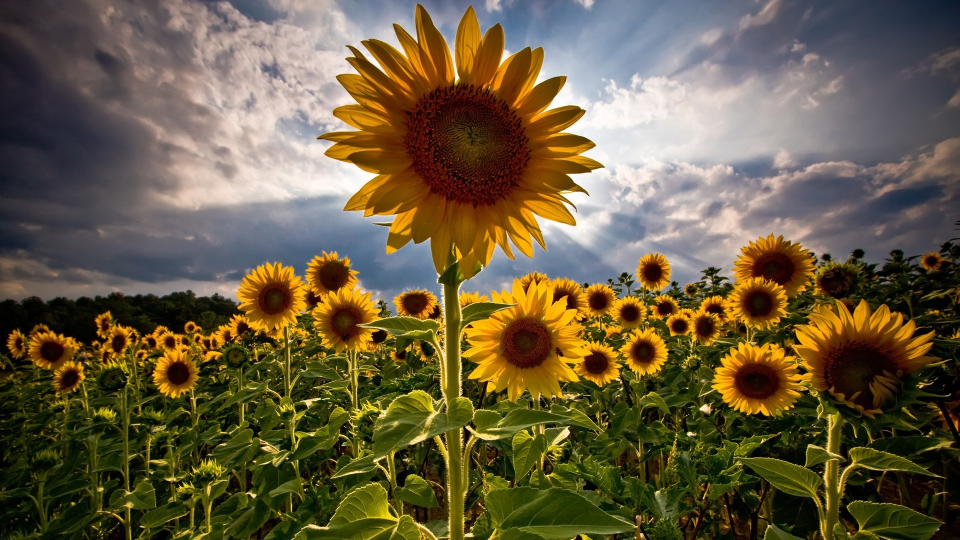
#> input picture Pics/flower2.jpg, 1920 x 1080 px (shown at 1/2 size)
$ python functions.py
#> lines starting #> are read from the running program, lines starting #| are printed output that depends on the picture; after the words box and inside, x2 and y2 are one past the last pixel; in counts of white or black regions, pixels touching at a corner belong together
import cv2 as cv
import numpy as np

img=cv.imread("Pics/flower2.jpg")
#> img is the input picture: shape (1080, 1920, 3); mean B, G, R 63.4, 92.1, 104.7

# Grayscale
# Blur
# edge cascade
#crop
# dilated
# erorded


# Grayscale
def resizeimg(img):
    width=int(img.shape[1]/5)
#> width = 384
    height=int(img.shape[1]/5)
#> height = 384
    dimensions=(width,height)
#> dimensions = (384, 384)

    return cv.resize(img,dimensions)
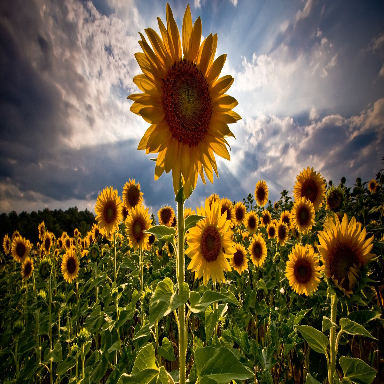
#> returned value: shape (384, 384, 3); mean of channels 0, 1, 2 63.3, 92, 104.6; drawn as B, G, R


reimg=resizeimg(img)
cv.imshow("Smaller image",reimg)


# Converting image to greyscale
bimg=cv.cvtColor(reimg,cv.COLOR_BGR2GRAY)
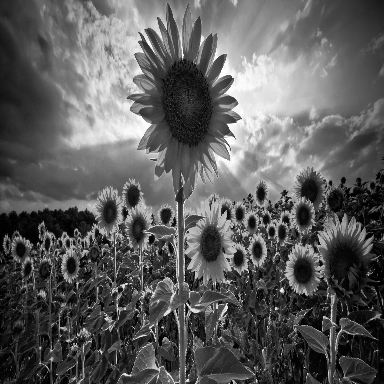
#> bimg: shape (384, 384); min 0, max 255, mean 92.5
cv.imshow("Grey",bimg)


# Blur
# (3,3)--- k-size:it needs to be an odd number---more the size more the blur effect
blur=cv.GaussianBlur(reimg,(7,7),cv.BORDER_DEFAULT)
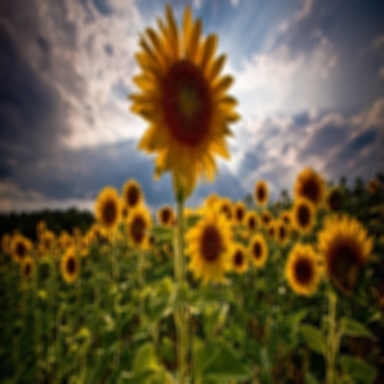
#> blur: shape (384, 384, 3); mean B, G, R 63.3, 92.1, 104.6
cv.imshow("Blur",blur)


# edge cascade
eimg=cv.Canny(blur,125,175)
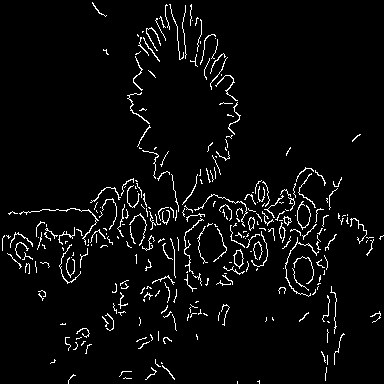
#> eimg: shape (384, 384); 4.1% white in thin lines or dots
cv.imshow("Edge",eimg)


# cropping
# we do slicing for it
cimg=img[100:400,300:400]
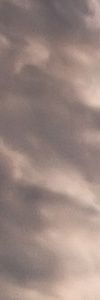
#> cimg: shape (300, 100, 3); mean B, G, R 127.2, 133.7, 153.4
cv.imshow("Cropped",cimg)
cv.waitKey(0)

$ run again, with Pics/Mountain.jpg copied over Pics/flower2.jpg
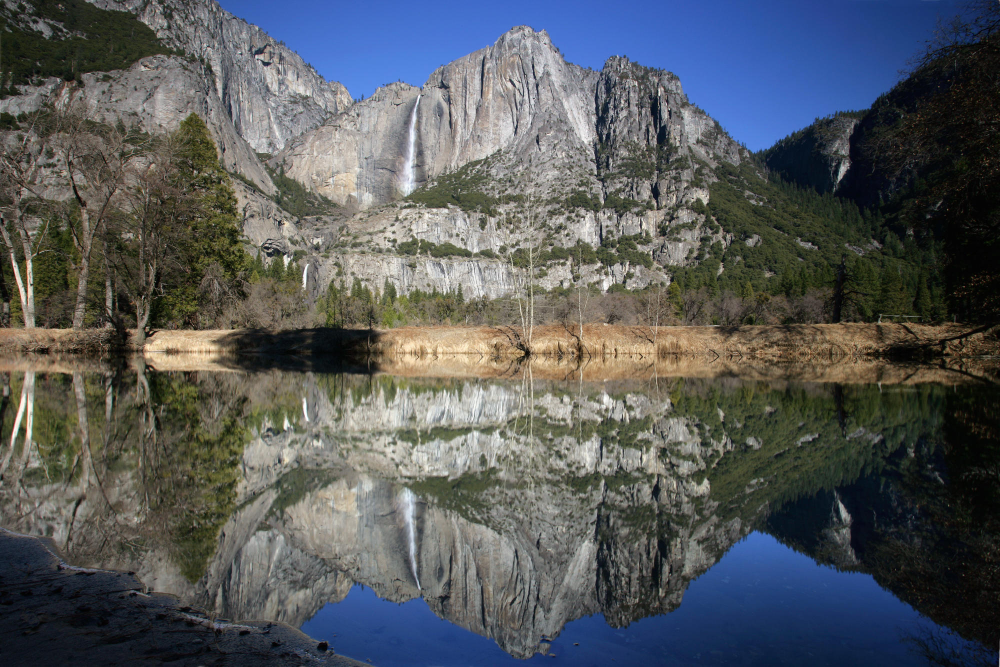
#> input picture Pics/Mountain.jpg, 2000 x 1333 px (shown at 1/2 size)
#> img is the input picture: shape (1333, 2000, 3); mean B, G, R 91.1, 88.8, 85.2
#> `eimg=cv.Canny(blur,125,175)`:
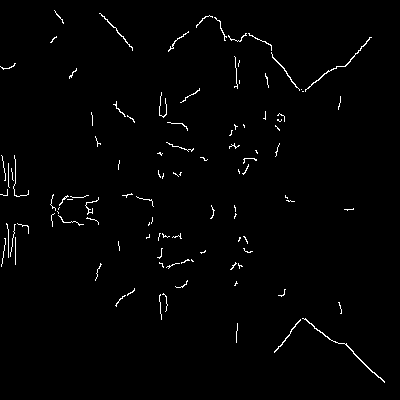
#> eimg: shape (400, 400); 1.4% white in thin lines or dots, all inside (x1, y1, x2, y2) = (0, 10, 385, 383)
#> `cimg=img[100:400,300:400]`:
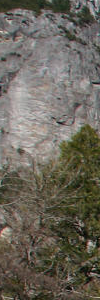
#> cimg: shape (300, 100, 3); mean B, G, R 90.4, 101.1, 105.7

$ run again, with Pics/Nature.jpg copied over Pics/flower2.jpg
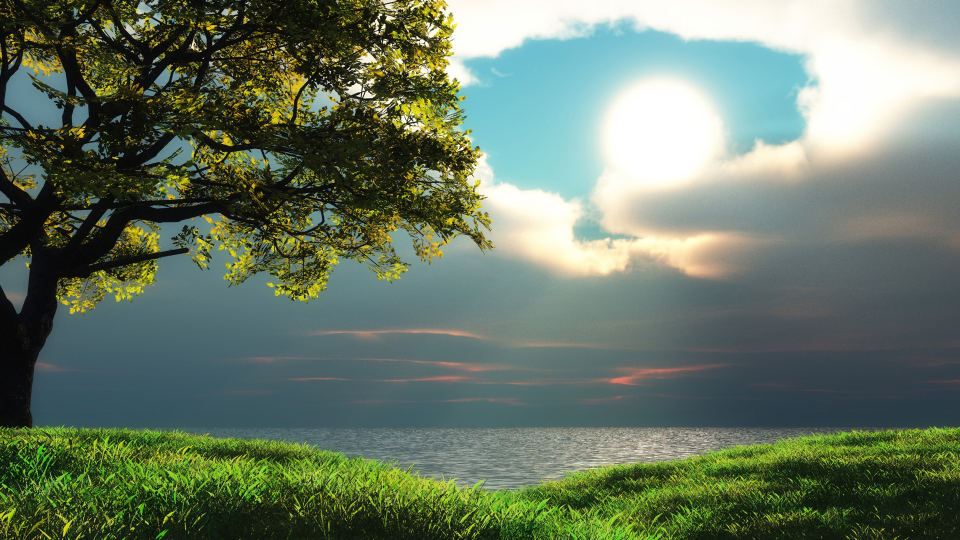
#> input picture Pics/Nature.jpg, 1920 x 1080 px (shown at 1/2 size)
#> img is the input picture: shape (1080, 1920, 3); mean B, G, R 100.4, 119.6, 104.2
#> `eimg=cv.Canny(blur,125,175)`:
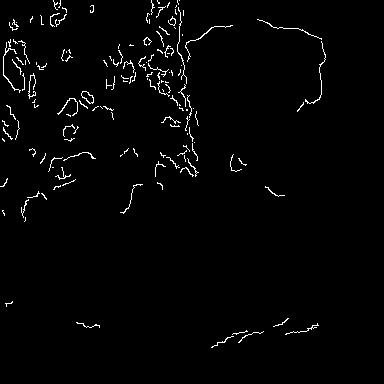
#> eimg: shape (384, 384); 1.9% white in thin lines or dots, all inside (x1, y1, x2, y2) = (0, 0, 326, 348)
#> `cimg=img[100:400,300:400]`:
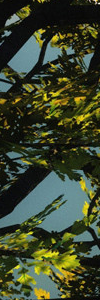
#> cimg: shape (300, 100, 3); mean B, G, R 45.4, 68.6, 59.6
